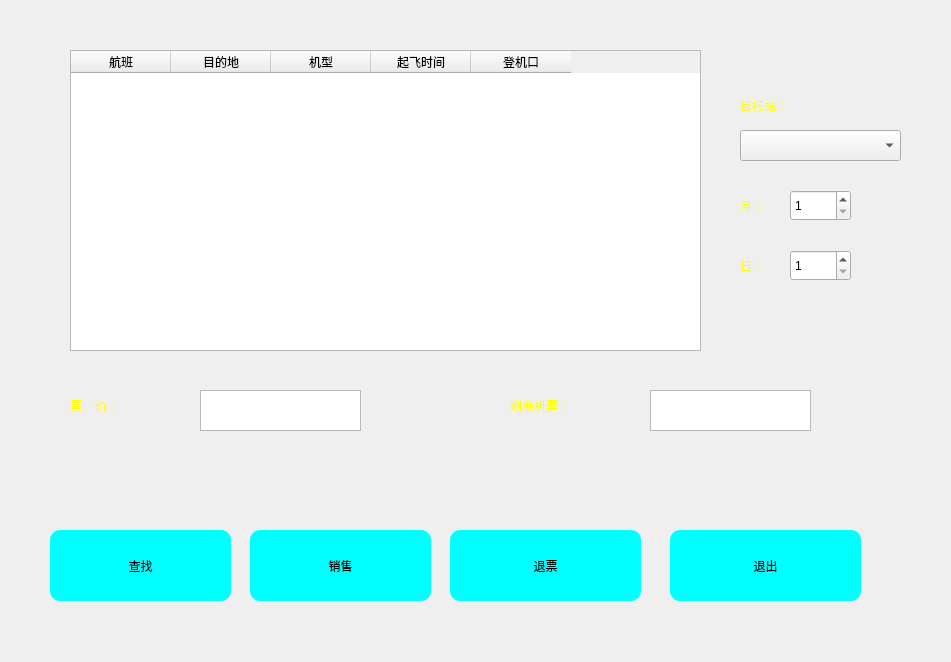
<?xml version="1.0" encoding="UTF-8"?>
<ui version="4.0">
 <class>Dialog</class>
 <widget class="QDialog" name="Dialog">
  <property name="geometry">
   <rect>
    <x>0</x>
    <y>0</y>
    <width>951</width>
    <height>662</height>
   </rect>
  </property>
  <property name="windowTitle">
   <string>Dialog</string>
  </property>
  <property name="styleSheet">
   <string notr="true">#Dialog{border-image: url(:/bg8.jpg);}
</string>
  </property>
  <widget class="QLabel" name="label">
   <property name="geometry">
    <rect>
     <x>740</x>
     <y>90</y>
     <width>101</width>
     <height>31</height>
    </rect>
   </property>
   <property name="styleSheet">
    <string notr="true">font: 15pt &quot;楷体&quot;;
color: rgb(255, 255, 0);</string>
   </property>
   <property name="text">
    <string>目标站：</string>
   </property>
  </widget>
  <widget class="QComboBox" name="aimstation">
   <property name="geometry">
    <rect>
     <x>740</x>
     <y>130</y>
     <width>161</width>
     <height>31</height>
    </rect>
   </property>
   <property name="styleSheet">
    <string notr="true">font: 14pt &quot;Academy Engraved LET&quot;;</string>
   </property>
  </widget>
  <widget class="QLabel" name="label_2">
   <property name="geometry">
    <rect>
     <x>740</x>
     <y>190</y>
     <width>101</width>
     <height>31</height>
    </rect>
   </property>
   <property name="styleSheet">
    <string notr="true">font: 15pt &quot;楷体&quot;;
color: rgb(255, 255, 0);</string>
   </property>
   <property name="text">
    <string>月：</string>
   </property>
  </widget>
  <widget class="QLabel" name="label_3">
   <property name="geometry">
    <rect>
     <x>70</x>
     <y>390</y>
     <width>121</width>
     <height>31</height>
    </rect>
   </property>
   <property name="styleSheet">
    <string notr="true">font: 15pt &quot;楷体&quot;;
color: rgb(255, 255, 0);</string>
   </property>
   <property name="text">
    <string>票    价：</string>
   </property>
  </widget>
  <widget class="QTableWidget" name="detail">
   <property name="geometry">
    <rect>
     <x>70</x>
     <y>50</y>
     <width>631</width>
     <height>301</height>
    </rect>
   </property>
   <property name="styleSheet">
    <string notr="true">font: 14pt &quot;楷体&quot;;</string>
   </property>
   <column>
    <property name="text">
     <string>航班</string>
    </property>
   </column>
   <column>
    <property name="text">
     <string>目的地</string>
    </property>
   </column>
   <column>
    <property name="text">
     <string>机型</string>
    </property>
   </column>
   <column>
    <property name="text">
     <string>起飞时间</string>
    </property>
   </column>
   <column>
    <property name="text">
     <string>登机口</string>
    </property>
   </column>
  </widget>
  <widget class="QLabel" name="label_5">
   <property name="geometry">
    <rect>
     <x>510</x>
     <y>390</y>
     <width>121</width>
     <height>31</height>
    </rect>
   </property>
   <property name="styleSheet">
    <string notr="true">font: 15pt &quot;楷体&quot;;
color: rgb(255, 255, 0);</string>
   </property>
   <property name="text">
    <string>剩余机票：</string>
   </property>
  </widget>
  <widget class="QPushButton" name="find">
   <property name="geometry">
    <rect>
     <x>50</x>
     <y>530</y>
     <width>181</width>
     <height>71</height>
    </rect>
   </property>
   <property name="styleSheet">
    <string notr="true">QPushButton{
border-style:outset;
font: 14pt &quot;楷体&quot;;
background-color: rgb(0, 255, 255);
border-radius:10px;
}
QPushButton:pressed{
border-style:inset;
border-radius:10px;
background-color:rgb(255, 255, 255);
font: 14pt &quot;楷体&quot;;
}</string>
   </property>
   <property name="text">
    <string>查找</string>
   </property>
  </widget>
  <widget class="QPushButton" name="sell">
   <property name="geometry">
    <rect>
     <x>250</x>
     <y>530</y>
     <width>181</width>
     <height>71</height>
    </rect>
   </property>
   <property name="styleSheet">
    <string notr="true">QPushButton{
border-style:outset;
font: 14pt &quot;楷体&quot;;
background-color: rgb(0, 255, 255);
border-radius:10px;
}
QPushButton:pressed{
border-style:inset;
border-radius:10px;
background-color:rgb(255, 255, 255);
font: 14pt &quot;楷体&quot;;
}</string>
   </property>
   <property name="text">
    <string>销售</string>
   </property>
  </widget>
  <widget class="QPushButton" name="refund">
   <property name="geometry">
    <rect>
     <x>450</x>
     <y>530</y>
     <width>191</width>
     <height>71</height>
    </rect>
   </property>
   <property name="styleSheet">
    <string notr="true">QPushButton{
border-style:outset;
font: 14pt &quot;楷体&quot;;
background-color: rgb(0, 255, 255);
border-radius:10px;
}
QPushButton:pressed{
border-style:inset;
border-radius:10px;
background-color:rgb(255, 255, 255);
font: 14pt &quot;楷体&quot;;
}</string>
   </property>
   <property name="text">
    <string>退票</string>
   </property>
  </widget>
  <widget class="QSpinBox" name="month">
   <property name="geometry">
    <rect>
     <x>790</x>
     <y>190</y>
     <width>61</width>
     <height>31</height>
    </rect>
   </property>
   <property name="styleSheet">
    <string notr="true">font: 14pt &quot;微软雅黑&quot;;</string>
   </property>
   <property name="minimum">
    <number>1</number>
   </property>
   <property name="maximum">
    <number>12</number>
   </property>
  </widget>
  <widget class="QSpinBox" name="date">
   <property name="geometry">
    <rect>
     <x>790</x>
     <y>250</y>
     <width>61</width>
     <height>31</height>
    </rect>
   </property>
   <property name="styleSheet">
    <string notr="true">font: 14pt &quot;微软雅黑&quot;;</string>
   </property>
   <property name="minimum">
    <number>1</number>
   </property>
   <property name="maximum">
    <number>31</number>
   </property>
  </widget>
  <widget class="QLabel" name="label_7">
   <property name="geometry">
    <rect>
     <x>740</x>
     <y>250</y>
     <width>101</width>
     <height>31</height>
    </rect>
   </property>
   <property name="styleSheet">
    <string notr="true">font: 15pt &quot;楷体&quot;;
color: rgb(255, 255, 0);</string>
   </property>
   <property name="text">
    <string>日：</string>
   </property>
  </widget>
  <widget class="QTextEdit" name="price">
   <property name="geometry">
    <rect>
     <x>200</x>
     <y>390</y>
     <width>161</width>
     <height>41</height>
    </rect>
   </property>
   <property name="styleSheet">
    <string notr="true">font: 14pt &quot;微软雅黑&quot;;</string>
   </property>
  </widget>
  <widget class="QTextEdit" name="rest">
   <property name="geometry">
    <rect>
     <x>650</x>
     <y>390</y>
     <width>161</width>
     <height>41</height>
    </rect>
   </property>
   <property name="styleSheet">
    <string notr="true">font: 14pt &quot;微软雅黑&quot;;</string>
   </property>
   <property name="html">
    <string>&lt;!DOCTYPE HTML PUBLIC &quot;-//W3C//DTD HTML 4.0//EN&quot; &quot;http://www.w3.org/TR/REC-html40/strict.dtd&quot;&gt;
&lt;html&gt;&lt;head&gt;&lt;meta name=&quot;qrichtext&quot; content=&quot;1&quot; /&gt;&lt;style type=&quot;text/css&quot;&gt;
p, li { white-space: pre-wrap; }
&lt;/style&gt;&lt;/head&gt;&lt;body style=&quot; font-family:'微软雅黑'; font-size:14pt; font-weight:400; font-style:normal;&quot;&gt;
&lt;p style=&quot;-qt-paragraph-type:empty; margin-top:0px; margin-bottom:0px; margin-left:0px; margin-right:0px; -qt-block-indent:0; text-indent:0px;&quot;&gt;&lt;br /&gt;&lt;/p&gt;&lt;/body&gt;&lt;/html&gt;</string>
   </property>
  </widget>
  <widget class="QPushButton" name="exitbtn">
   <property name="geometry">
    <rect>
     <x>670</x>
     <y>530</y>
     <width>191</width>
     <height>71</height>
    </rect>
   </property>
   <property name="styleSheet">
    <string notr="true">QPushButton{
border-style:outset;
font: 14pt &quot;楷体&quot;;
background-color: rgb(0, 255, 255);
border-radius:10px;
}
QPushButton:pressed{
border-style:inset;
border-radius:10px;
background-color:rgb(255, 255, 255);
font: 14pt &quot;楷体&quot;;
}</string>
   </property>
   <property name="text">
    <string>退出</string>
   </property>
  </widget>
 </widget>
 <resources/>
 <connections>
  <connection>
   <sender>find</sender>
   <signal>clicked()</signal>
   <receiver>Dialog</receiver>
   <slot>searchdetail()</slot>
   <hints>
    <hint type="sourcelabel">
     <x>801</x>
     <y>319</y>
    </hint>
    <hint type="destinationlabel">
     <x>758</x>
     <y>324</y>
    </hint>
   </hints>
  </connection>
  <connection>
   <sender>sell</sender>
   <signal>clicked()</signal>
   <receiver>Dialog</receiver>
   <slot>tosell()</slot>
   <hints>
    <hint type="sourcelabel">
     <x>807</x>
     <y>368</y>
    </hint>
    <hint type="destinationlabel">
     <x>730</x>
     <y>369</y>
    </hint>
   </hints>
  </connection>
  <connection>
   <sender>refund</sender>
   <signal>clicked()</signal>
   <receiver>Dialog</receiver>
   <slot>torefund()</slot>
   <hints>
    <hint type="sourcelabel">
     <x>794</x>
     <y>417</y>
    </hint>
    <hint type="destinationlabel">
     <x>727</x>
     <y>421</y>
    </hint>
   </hints>
  </connection>
  <connection>
   <sender>exitbtn</sender>
   <signal>clicked()</signal>
   <receiver>Dialog</receiver>
   <slot>exit()</slot>
   <hints>
    <hint type="sourcelabel">
     <x>811</x>
     <y>464</y>
    </hint>
    <hint type="destinationlabel">
     <x>758</x>
     <y>465</y>
    </hint>
   </hints>
  </connection>
 </connections>
 <slots>
  <slot>searchdetail()</slot>
  <slot>tosell()</slot>
  <slot>torefund()</slot>
  <slot>exit()</slot>
 </slots>
</ui>
